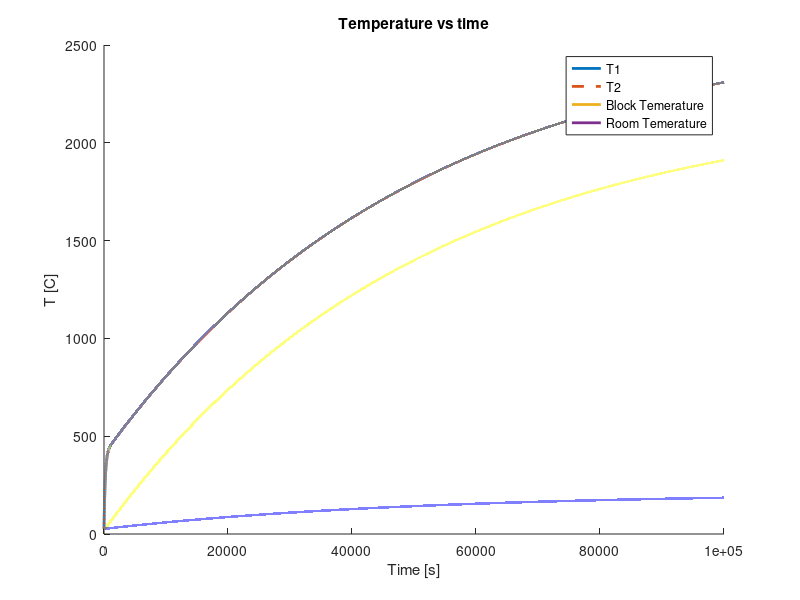

The MATLAB source for this figure:
% Thermal Modeling of a block

clear
close all
clc

time = 1:0.5:10e4;
mass = 1; % kg
current = 2; % A
r = 10; % ohms
cPBlock = 900; % J/KgC
cPWater = 4200; % J/KgC
cPAir = 1000; % J/KgC
mDot = 0.01; % kg/s

RFluidToBlock = 10;
RBlockToRoom = 50;
RRoomToAmbient = 5;

roomMass = 0.1 * 0.1 * 0.1 * 1.225; % volume * density

% Initial Conditions
Tequi = 27; % deg C
t1 = Tequi;
t2 = Tequi;
TblockInitial = Tequi;
TroomInitial = Tequi;
TambientInitial = Tequi;


% Simulation
tStates = zeros(length(time), 4);

for t = 1:length(time)
    if t == 1
        tStates(t, :) = Tequi;
    else 
        dt = time(t) - time(t-1);
        Qgen = current^2 * r * dt;
        
        % Fluid at point 1
        % Energy gained
        dTFluid = Qgen / (mDot * dt * cPWater);
        tStates(t, 1) = tStates(t-1, 2) + dTFluid;

        % Fluid at point 2
        % Energy lost
        QlostToMass = (tStates(t, 1) - tStates(t-1, 3)) * dt / RFluidToBlock;
        dTFluidDrop = QlostToMass / (mDot * dt * cPWater);
        tStates(t, 2) = tStates(t, 1) - dTFluidDrop;

        % Mass 

        % Energy gained
        QgainedByMass = QlostToMass;
        dTMass = QgainedByMass / (mass * cPBlock);
        tStates(t, 3) = tStates(t-1, 3) + dTMass;
        
        % Energy lost
        QlostToRoom = (tStates(t, 3) - tStates(t-1, 4)) * dt / RBlockToRoom;
        dTMassDrop = QlostToRoom / (mass * cPBlock);
        tStates(t, 3) = tStates(t, 3) - dTMassDrop;

        % Room

        % Energy gained
        QgainedByRoom = QlostToRoom;
        dTRoom = QgainedByRoom / (roomMass * cPAir);
        tStates(t, 4) = tStates(t-1, 4) + dTRoom;

        % Energy lost
        QlostToAmbient = (tStates(t, 4) - TambientInitial) * dt / RRoomToAmbient;
        dtRoomDrop = QlostToAmbient / (roomMass * cPAir);
        tStates(t, 4) = tStates(t, 4) - dtRoomDrop;

    end

end

%% 

figure
hold on
plot(time, tStates(:, 1), 'DisplayName', 'T1', 'LineWidth', 2)
plot(time, tStates(:, 2), 'DisplayName', 'T2', "LineWidth", 2, "LineStyle", "--")
plot(time, tStates(:, 3), 'DisplayName', 'Block Temerature', 'LineWidth', 2)
plot(time, tStates(:, 4),'DisplayName', 'Room Temerature', 'LineWidth', 2)
xlabel('Time [s]')
ylabel('T [C]')
title('Temperature vs time')
legend
